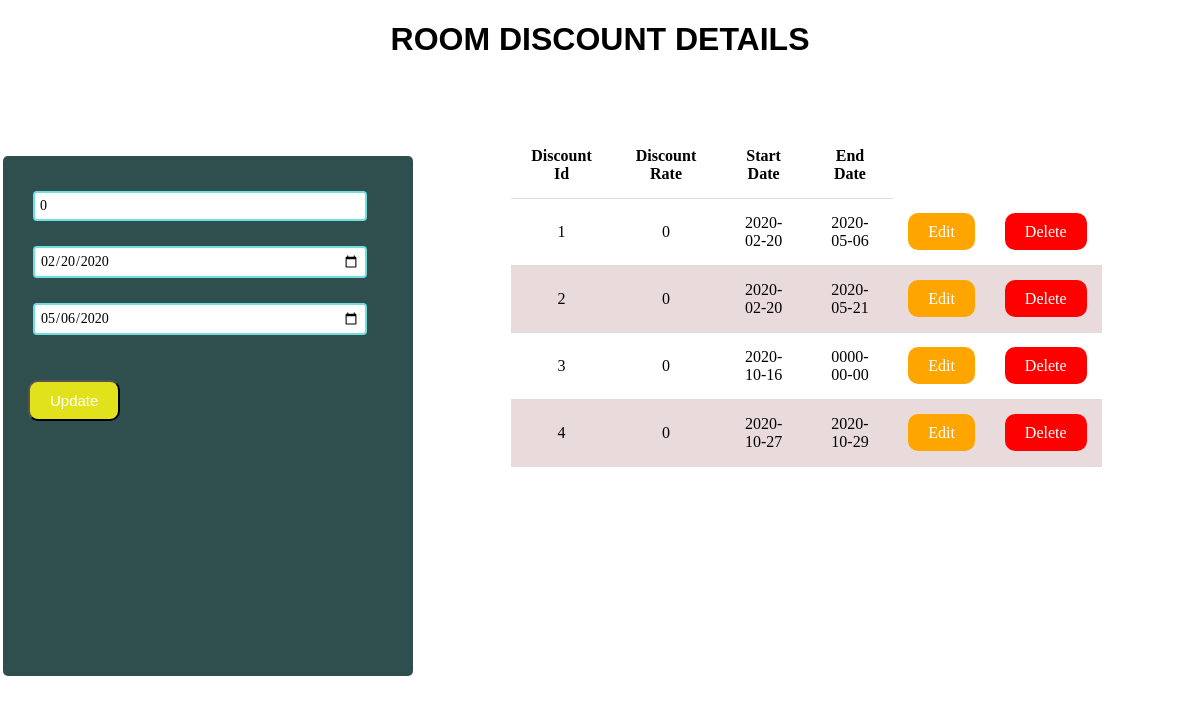
Page /room-discount.php?edit=1 on the committed database.
### tables this page shows
CREATE TABLE `room_discount` (
  `discount_id` int(11) NOT NULL,
  `discount_rate` int(11) NOT NULL,
  `start_date` date NOT NULL,
  `end_date` date NOT NULL
);

### server1.php (called while the page is built, shortened)
<?php
$db=mysqli_connect('localhost','root','','roomdb');
$result=mysqli_query($db,"SELECT * FROM room_discount");
 ?>

### room-discount.php (the view, shortened to what this page needs)
<?php include('server1.php');
if(isset($_GET['edit'])){
   $discount_id=$_GET['edit'];
   $edit_state=true;
   $rec=mysqli_query($db,"SELECT * FROM room_discount WHERE discount_id=$discount_id");
   $record=mysqli_fetch_array($rec);
   $discount_rate=$record['discount_rate'];
   $start_date=$record['start_date'];
   $end_date=$record['end_date'];
}
?>
<!DOCTYPE html>
<html lang="en">
<head>
    <link rel="stylesheet" type="text/css" href="style.css">
</head>
<body>
    <div class="container">
        <h1>ROOM DISCOUNT DETAILS</h1>
    </div>
    <div class="container2">
<form method="post" action="server1.php">
    <input type="text" name="discount_rate" placeholder="Discount Rate" value="<?php echo $discount_rate; ?>">
    <input class="same" type="Date" name="start_date" placeholder="Start Date" value="<?php echo $start_date; ?>">
    <input class="same" type="Date" name="end_date" placeholder="End Date" value="<?php echo $end_date; ?>">
    <div class="buttonbox">
       <?php if($edit_state == false): ?>
         <button type="submit" class="btn1" name="create">create</button>
         <?php else:?>
        <button type="submit" class="btn3" name="update">Update</button>
        <?php endif ?>
    </div>
</form >
</div>
    <div class="tablebox">
        <table>
            <thead>
                <tr>
                    <th scope="col">Discount Id</th>
                    <th scope="col">Discount Rate</th>
                    <th scope="col">Start Date</th>
                    <th scope="col">End Date</th>
                </tr>
            </thead>
            <tbody>
                <?php while($row=mysqli_fetch_array($result)){?>
                <tr>
                    <td><?php echo $row['discount_id'] ?></td>
                    <td><?php echo $row['discount_rate'] ?></td>
                    <td><?php echo $row['start_date'] ?></td>
                    <td><?php echo $row['end_date'] ?></td>
                    <td><a class="edit_btn" href="room-discount.php?edit=<?php echo $row['discount_id']; ?>">Edit</a></td>
                    <td><a class="delete_btn" href="server1.php?delete=<?php echo $row['discount_id']; ?>">Delete</a></td>
                </tr>
                <?php } ?>
            </tbody>
        </table>
    </div>
</body>
</html>

### style.css (style rules this page uses)
body { padding: 0; margin: 0; }
.container h1 { padding-bottom: 4px; text-align: center; font-family: sans-serif; }
.container2 { width: 400px; height: 500px; position: relative; background:#2F4F4F; margin: 6% auto; padding: 10px 5px; border-radius: 5px; float: left; margin-left: 3px; }
.container2 input { border:2px solid rgb(113, 223, 223); border-radius: 4px; display:block; font-family: inherit; font-size: 14px; padding: 5px; width: 80%; margin :25px ; }
.buttonbox button { padding: 10px 20px; margin: 20px 20px; border-radius: 10px; font-size: 15px; }
.btn3 { background: rgb(226, 226, 28); color: white; }
.tablebox { margin-top: 70px; display: flex; justify-content: center; }
table { width: 75%; height: auto; border-collapse: collapse; }
table,th,td { text-align: center; padding: 15px; border-bottom: 1px solid #ddd; }
tr:nth-child(even) { background-color: #e9dbdb; }
.edit_btn { text-decoration: none; padding: 10px 20px; background: #ffa500; color: white; border-radius: 10px; }
.delete_btn { text-decoration: none; padding: 10px 20px; background: red; color: white; border-radius: 10px; }

### rows in the picture
room_discount: discount_rate "0", start_date "02/20/2020", end_date "05/06/2020", discount_id "1", start_date "2020-02-20", end_date "2020-05-06"
room_discount: discount_id "2", discount_rate "0", start_date "2020-02-20", end_date "2020-05-21"
room_discount: discount_id "3", discount_rate "0", start_date "2020-10-16", end_date "0000-00-00"
room_discount: discount_id "4", discount_rate "0", start_date "2020-10-27", end_date "2020-10-29"
